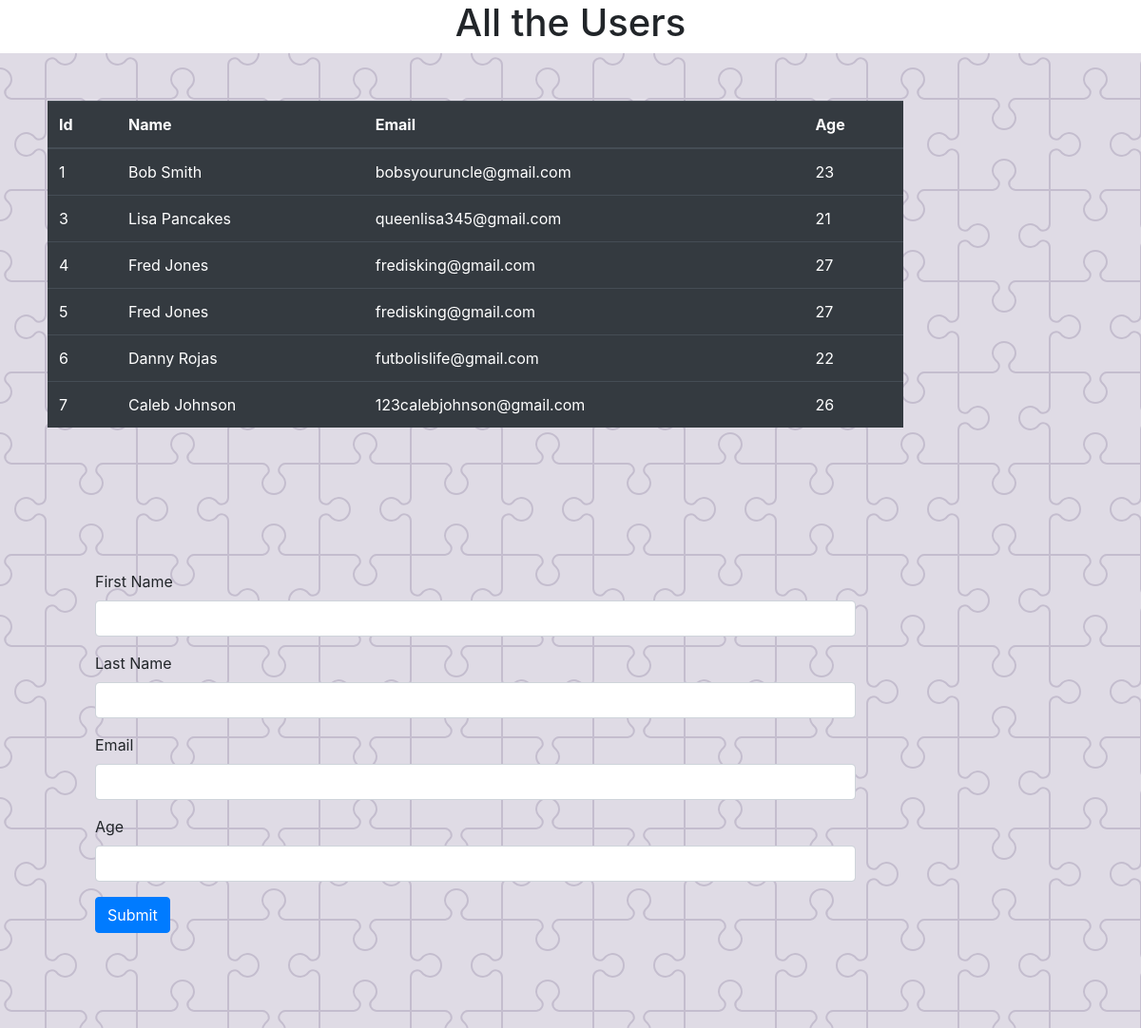
The page / on the database its author committed.
### users_app/models.py (models this page shows, shortened)
class User(models.Model):
    first_name=models.CharField(max_length=255)
    last_name=models.CharField(max_length=255)
    email_address=models.CharField(max_length=255)
    age=models.IntegerField()
    created_at=models.DateTimeField(auto_now_add=True)
    updated_at=models.DateTimeField(auto_now=True)

### users_app/views.py (the view)
# urls.py: path('', views.index),
def index(request):
    context = {
        'users': User.objects.all()
    }
    return render(request, 'index.html', context)

### users_app/templates/index.html (shortened to what this page needs)
<!DOCTYPE html>
<html lang="en">
<head>
    <link href="https://stackpath.bootstrapcdn.com/bootstrap/4.5.0/css/bootstrap.min.css" rel="stylesheet">
    {% load static %}
    <link rel="stylesheet" href="{% static 'style.css' %}">
</head>
<body>
    <h1>All the Users</h1>
    <div id="home">
        <table class="table table-dark">
            <thead>
                <tr>
                    <th>Id</th>
                    <th>Name</th>
                    <th>Email</th>
                    <th>Age</th>
                </tr>
            </thead>
            <tbody>
            {% for user in users %}
                <tr>
                    <td>{{ user.id }}</td>
                    <td>{{ user.first_name}} {{user.last_name }}</td>
                    <td>{{ user.email_address }}</td>
                    <td>{{ user.age }}</td>
                </tr>
            {% endfor %}
            </tbody>
        </table>
        <form action="/create" method="post">
            <div class="form-group">
                <label for="first_name">First Name</label>
                <input type="text" id="first_name" name="first_name" class="form-control">
            </div>
            <div class="form-group">
                <label for="last_name">Last Name</label>
                <input type="text" id="last_name" name="last_name" class="form-control">
            </div>
            <div class="form-group">
                <label for="email">Email</label>
                <input type="email" name="email" id="email" class="form-control">
            </div>
            <div class="form-group">
                <label for="age">Age</label>
                <input type="number" name="age" id="age" class="form-control">
            </div>
            <button class="btn btn-primary">Submit</button>
        </form>
    </div>
</body>
</html>

### users_app/static/style.css (style rules this page uses)
#home { background-color: #DFDBE5; display: flex; flex-direction: column; justify-content: space-between; }
#home > * { width: 900px; margin: 50px; padding: 50px; }
body > h1 { text-align: center; }

### rows shown on the page
User: id "1", first_name "Bob", last_name "Smith", email_address "bobsyouruncle@gmail.com", age "23"
User: id "3", first_name "Lisa", last_name "Pancakes", email_address "queenlisa345@gmail.com", age "21"
User: id "4", first_name "Fred", last_name "Jones", email_address "fredisking@gmail.com", age "27"
User: id "5", first_name "Fred", last_name "Jones", email_address "fredisking@gmail.com", age "27"
User: id "6", first_name "Danny", last_name "Rojas", email_address "futbolislife@gmail.com", age "22"
User: id "7", first_name "Caleb", last_name "Johnson", email_address "123calebjohnson@gmail.com", age "26"
